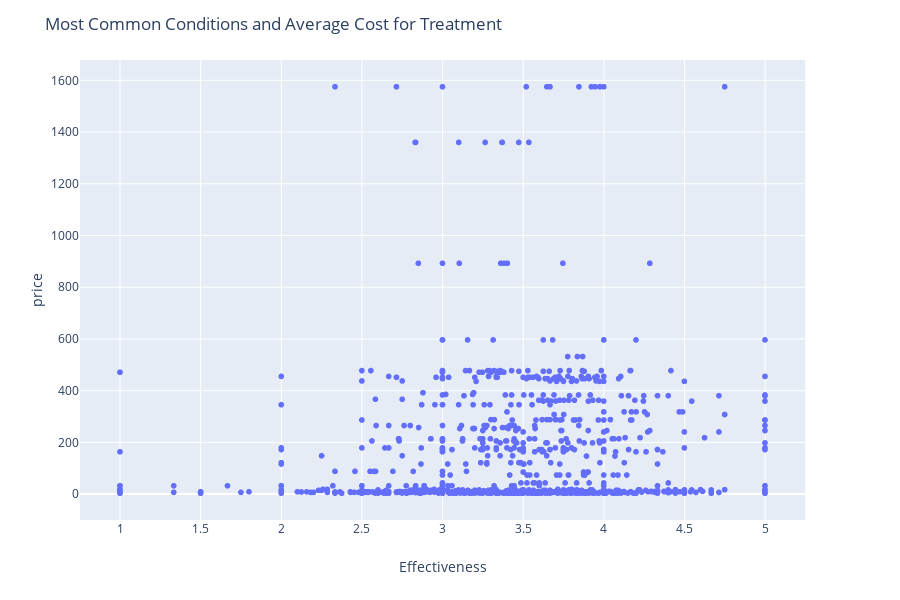

Notebook cell for this chart:
### Code cell
# 3 graphs #should i do groupby with drug and condition
#not good
import plotly.express as px
what = df.groupby(['drug','Condition'])
whoa = what.mean().reset_index()
fig = px.scatter(whoa, x="Effectiveness", y="price", hover_name="drug", hover_data=["Condition"])

# Line of best fit


fig.update_layout(title='Most Common Conditions and Average Cost for Treatment')
fig.update_layout(showlegend=False)
fig.show()

### Figure 1 — Plotly figure (JSON) as saved in the notebook; plotly's stock layout.template omitted (floating-point values rounded to 4 significant figures; data arrays with more than 128 entries replaced by an {"elided": "..."} marker saying what was removed)
{"data": [{"customdata": {"elided": "1254x1 str values"}, "hoverlabel": {"namelength": 0}, "hovertemplate": "<b>%{hovertext}</b><br><br>Effectiveness=%{x}<br>price=%{y}<br>Condition=%{customdata[0]}", "hovertext": {"elided": "1254 str values"}, "legendgroup": "", "marker": {"color": "#636efa", "symbol": "circle"}, "mode": "markers", "name": "", "showlegend": false, "type": "scattergl", "x": {"elided": "1254 float values"}, "xaxis": "x", "y": {"elided": "1254 float values"}, "yaxis": "y"}], "layout": {"height": 600, "legend": {"tracegroupgap": 0}, "margin": {"t": 60}, "showlegend": false, "title": {"text": "Most Common Conditions and Average Cost for Treatment"}, "xaxis": {"anchor": "y", "domain": [0, 0.98], "title": {"text": "Effectiveness"}}, "yaxis": {"anchor": "x", "domain": [0, 1], "title": {"text": "price"}}}}
